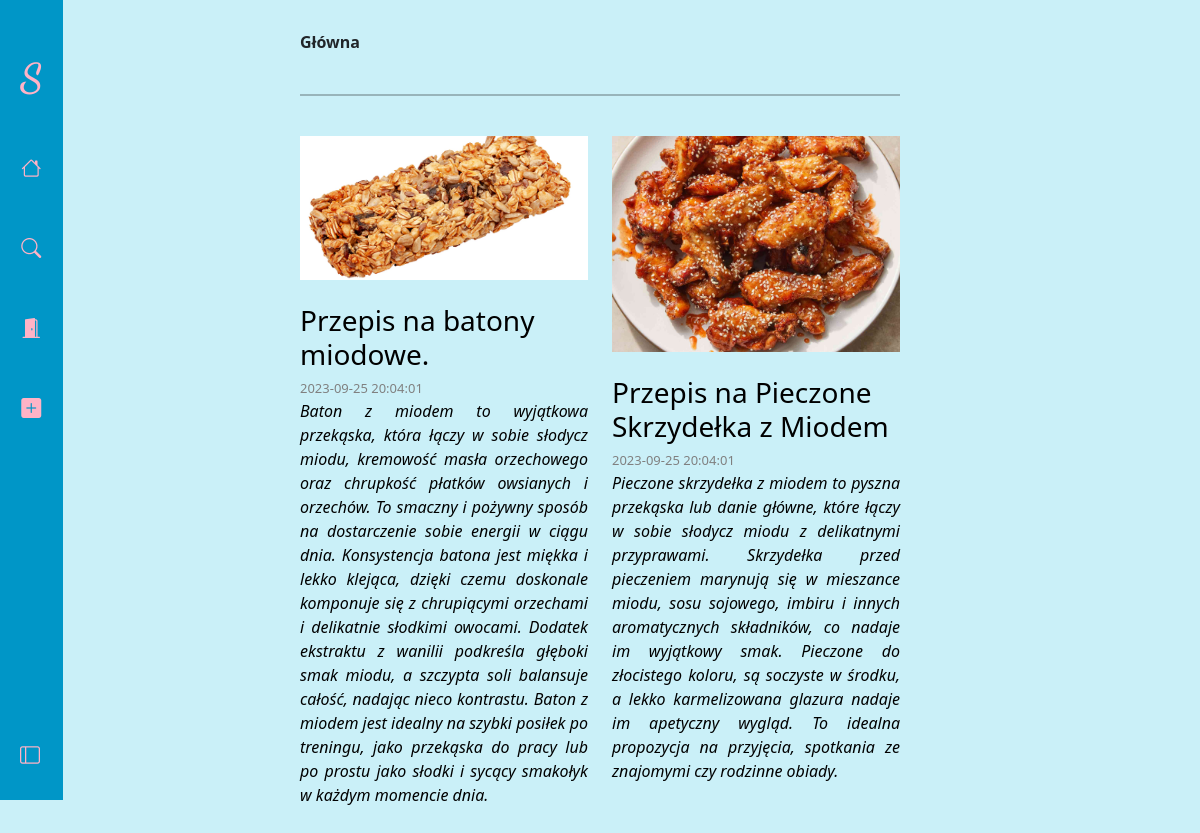
The page / on the database its author committed.
### tables this page shows
CREATE TABLE `post` (
  `id` int(11) NOT NULL,
  `title` varchar(255) NOT NULL,
  `description` text NOT NULL,
  `ingredients` text NOT NULL,
  `preparation` text NOT NULL,
  `date` datetime NOT NULL DEFAULT current_timestamp(),
  `user_id` int(11) NOT NULL,
  `image_path` varchar(255) NOT NULL,
  `categories_id` int(11) NOT NULL,
  `status` int(11) NOT NULL
);

### index.php (the view, shortened to what this page needs)
<!DOCTYPE html>
<html lang="pl">
<head>
    <link href="https://cdn.jsdelivr.net/npm/bootstrap@5.3.1/dist/css/bootstrap.min.css" rel="stylesheet">
    <link rel="stylesheet" href="https://cdn.jsdelivr.net/npm/bootstrap-icons@1.10.5/font/bootstrap-icons.css">
    <?php include'config.php'; ?>
    <link rel="stylesheet" href="css/aside.css">
    <link rel="stylesheet" href="css/home.css">
</head>
<body>
    <main class="app">
        <?php
            include'header.php';
        ?>
        <section>
            <main>
                <header class="page-header">
                    <span>
                        <b>Główna</b>
                    </span>
                </header>
                <br><hr><br>
                <section>
                    <div class="row">
                        <?php
                            if(isset($_GET['filter_id'])){
                                $sql = "SELECT * FROM `post` WHERE categories_id=".$_GET['filter_id'] ." and status = 0 ";
                            }else{
                                $sql = "SELECT * FROM post WHERE status = 0";
                            }
                            $res = mysqli_query($conn, $sql);
                            while($recipe = mysqli_fetch_assoc($res)){
                                echo '
                                    <div class="col-12 col-md-6 col-lg-6">
                                        <a href="recipe.php?id='. $recipe['id'] .'">
                                            <div class="img">
                                                <img src="foto/'. $recipe['image_path'] .'" alt="">
                                            </div>
                                            <br>
                                            <div class="opis">
                                                <div class="title">
                                                    <h3>'. $recipe['title'] .'</h3>
                                                </div>
                                                <div class="data">
                                                    '. $recipe['date'] .'
                                                </div>
                                                <div class="opis">
                                                    <i>
                                                        '. $recipe['description'] .'
                                                    </i>
                                                </div>
                                            </div>
                                        </a>
                                    </div>
                                ';
                            }
                        ?>
                    </div>
                </section>
            </main>
        </section>
    </main>
</body>
</html>

### css/aside.css (style rules this page uses)
body { margin: 0; padding: 0; background-color: #caf0f8; }
a { text-decoration: none; color: black; }
.app { position: relative; min-height: 100vh; height: 100%; }
hr { border: 1px solid black; }

### css/home.css (style rules this page uses)
section { width: 100%; position: absolute; right: 0; }
section main { width: 50%; position: absolute; left: 50%; transform: translateX(-50%); top: 30px; }
.col-12 { margin-bottom: 30px; }
.img { width: 100%; }
.img img { width: 100%; height: auto; }
.title { text-align: left; }
.data { font-size: 13px; color: gray; }
.opis { text-align: justify; }

### rows shown on the page
post: image_path (picture), title "Przepis na batony miodowe.", date "2023-09-25 20:04:01", description "Baton z miodem to wyjątkowa przekąska, która łączy w sobie słodycz miodu, kremowość masła orzechowego oraz chrupkość płatków owsianych i orzechów. To smaczny i pożywny sposób na dostarczenie sobie energii w ciągu dnia. Konsystencja batona jest miękka i lekko klejąca, dzięki czemu doskonale komponuje się z chrupiącymi orzechami i delikatnie słodkimi owocami. Dodatek ekstraktu z wanilii podkreśla głęboki smak miodu, a szczypta soli balansuje całość, nadając nieco kontrastu. Baton z miodem jest idealny na szybki posiłek po treningu, jako przekąska do pracy lub po prostu jako słodki i sycący smakołyk w każdym momencie dnia."
post: image_path (picture), title "Przepis na Pieczone Skrzydełka z Miodem", date "2023-09-25 20:04:01", description "Pieczone skrzydełka z miodem to pyszna przekąska lub danie główne, które łączy w sobie słodycz miodu z delikatnymi przyprawami. Skrzydełka przed pieczeniem marynują się w mieszance miodu, sosu sojowego, imbiru i innych aromatycznych składników, co nadaje im wyjątkowy smak. Pieczone do złocistego koloru, są soczyste w środku, a lekko karmelizowana glazura nadaje im apetyczny wygląd. To idealna propozycja na przyjęcia, spotkania ze znajomymi czy rodzinne obiady."
